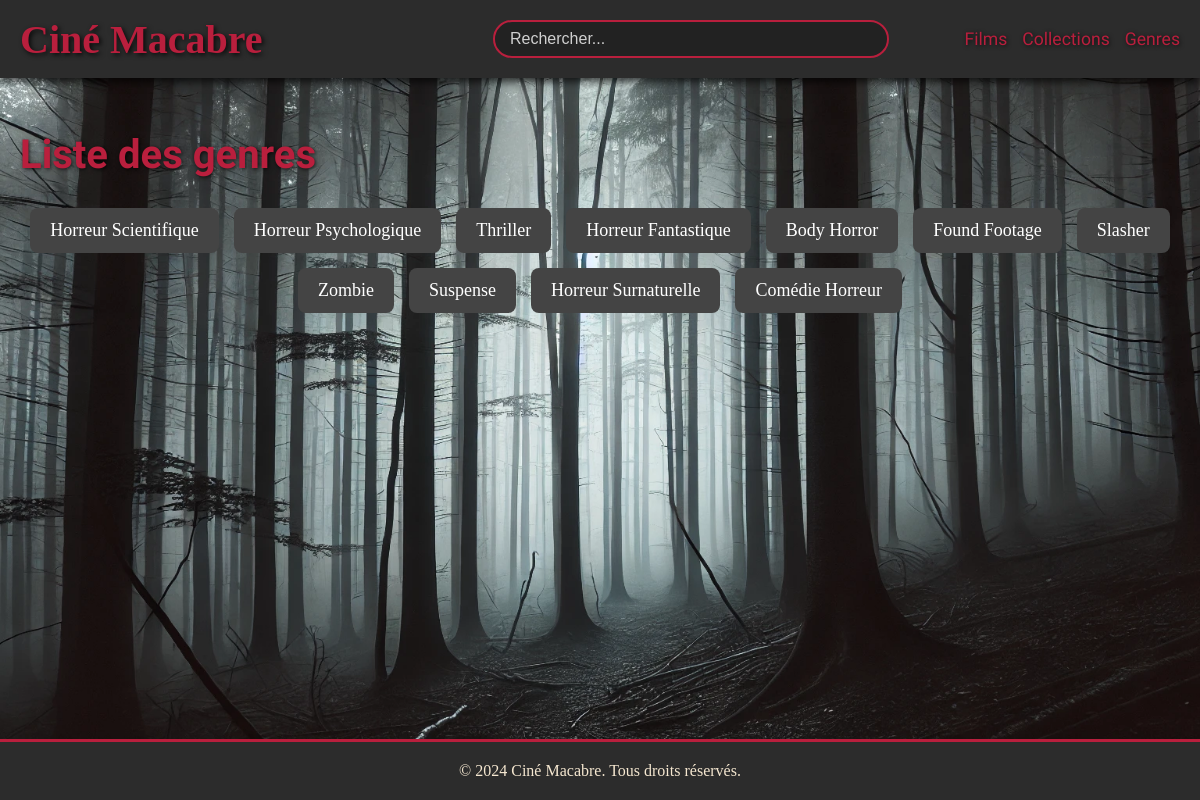
/genres.php, run on an earlier commit of the app's database.
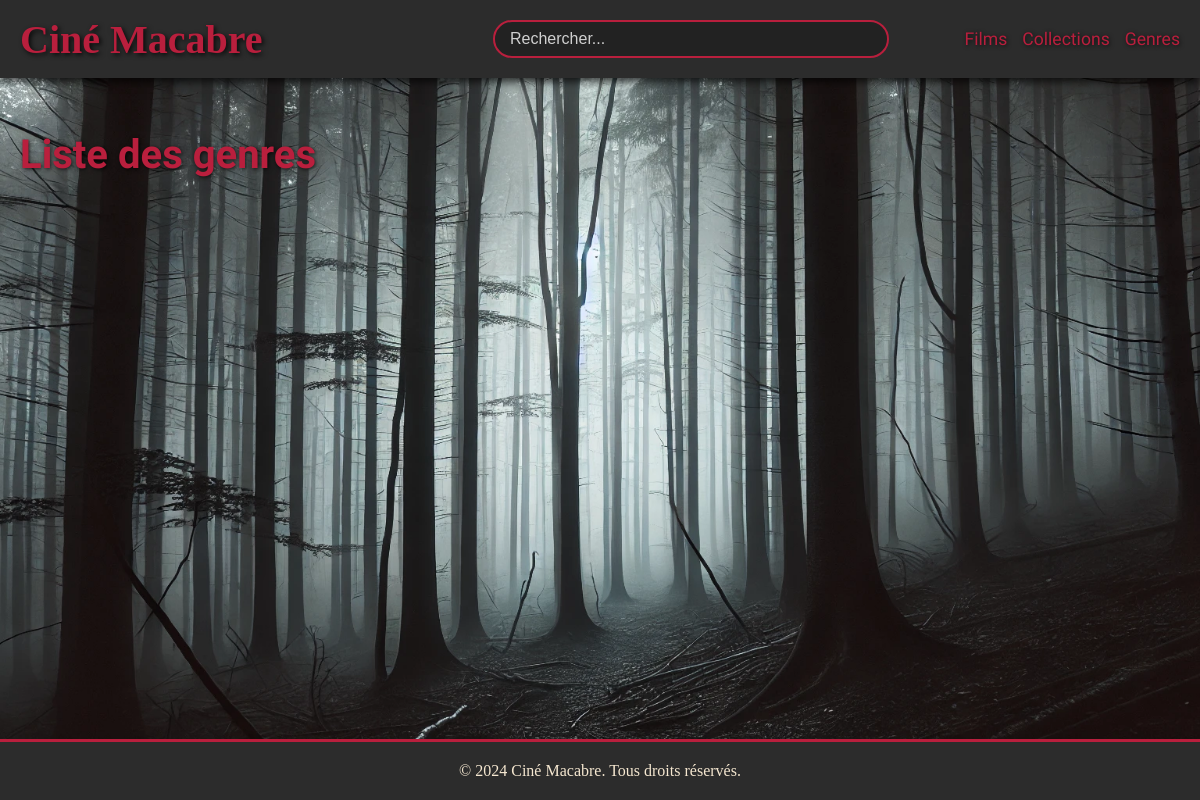
And on a later commit of the database.
### tables this page shows
CREATE TABLE IF NOT EXISTS `genres` (
  `id_genre` int NOT NULL AUTO_INCREMENT,
  `nom` varchar(191) DEFAULT NULL,
  PRIMARY KEY (`id_genre`),
  UNIQUE KEY `nom` (`nom`)
);

### data/requetes.php (called while the page is built, shortened)
<?php
include 'connBD.php';
function getGenres() {
    global $pdo;
    $query = 'SELECT id_genre, nom FROM genres';
    $stmt = $pdo->prepare($query);
    $stmt->execute();
    return $stmt->fetchAll(PDO::FETCH_ASSOC);
}

### genres.php (the view, shortened to what this page needs)
<?php
include 'common.php';
include 'data/requetes.php';
$genres = getGenres();
afficherHeader('Genres');
echo '<main><div class="container"><h2>Liste des genres</h2><div class="genres-list">';
foreach ($genres as $genre) {
    echo '<a href="filmsGenre.php?genre=' . $genre['id_genre'] . '" class="genre-button">' . htmlspecialchars($genre['nom']) . '</a>';
}
echo '</div></div></main>';
afficherFooter();
?>

### common.php
<?php
function afficherHeader($pageTitle = 'Ciné Macabre') {
    echo '
    <!DOCTYPE html>
<html lang="fr">
<head>
    <meta charset="UTF-8">
    <meta name="viewport" content="width=device-width, initial-scale=1.0">
    <title>' . htmlspecialchars($pageTitle) . '</title>
    <link rel="icon" href="https://static.thenounproject.com/png/79658-200.png">
    <link rel="stylesheet" href="style.css">
    <link href="https://fonts.googleapis.com/css2?family=Creepster&display=swap" rel="stylesheet">
    <link rel="stylesheet" href="https://cdnjs.cloudflare.com/ajax/libs/font-awesome/6.0.0-beta3/css/all.min.css">
</head>
<body>
    <header>
        <div class="container">
            <div class="header-left">
                <h1><a href="index.php" class="logo-link">Ciné Macabre</a></h1>
            </div>
             <div class="search-container">
            <form action="search.php" method="GET">
                <input type="text" name="query" placeholder="Rechercher..." class="search-bar" id="search-bar" value="' . (isset($_GET['query']) ? htmlspecialchars($_GET['query']) : '') . '">
                <button type="submit" style="display:none;">Rechercher</button>
            </form>
        </div>
            <nav>
                <ul>
                    <li><a href="films.php">Films</a></li>
                    <li><a href="collections.php">Collections</a></li>
                    <li><a href="genres.php">Genres</a></li>
                </ul>
            </nav>
        </div>
    </header>';
}
function afficherFooter() {
    echo '
    <footer>
        <p>&copy; 2024 Ciné Macabre. Tous droits réservés.</p>
    </footer>';
}
?>

### style.css (style rules this page uses)
body { background-image: url("images/background.webp"); background-attachment: fixed; background-size: cover; background-position: center center; font-family: "Georgia", serif; background-color: #1b1b1b; color: #d0d0d0; margin: 0; padding: 0; display: flex; flex-direction: column; min-height: 100vh; }
main { flex-grow: 1; }
footer { background: #2c2c2c; color: #f5e7d0; text-align: center; padding: 20px; font-size: 1em; border-top: 3px solid #b91f3d; position: relative; }
.container { max-width: 1200px; margin: 0 auto; padding: 20px; }
header { background: #2c2c2c; color: #b91f3d; padding: 5px 0; box-shadow: 0px 4px 8px rgba(0, 0, 0, 0.7); }
header .container { display: flex; justify-content: space-between; align-items: center; max-width: 1200px; margin: 0 auto; padding: 0 20px; }
header h1 { margin: 0; font-size: 2.5em; }
.logo-link { color: #b91f3d; text-decoration: none; text-shadow: 2px 2px 5px rgba(0, 0, 0, 0.8); }
nav ul { display: flex; list-style: none; gap: 15px; padding: 0; margin: 0; }
nav ul li a { color: #b91f3d; text-decoration: none; font-size: 1.1em; font-family: 'Creepster', cursive; text-shadow: 1px 1px 4px rgba(0, 0, 0, 0.7); }
.search-container { margin: 15px auto; text-align: center; }
.search-bar { padding: 8px 15px; font-size: 1em; border-radius: 20px; border: 2px solid #b91f3d; background-color: #222222; color: #d0d0d0; transition: border-color 0.3s ease-in-out; width:150%; }
.search-bar::placeholder { color: #d0d0d0; }
footer { background: #2c2c2c; color: #f5e7d0; text-align: center; padding: 20px; font-size: 1em; border-top: 3px solid #b91f3d; }
footer p { margin: 0; }
h2 { font-family: 'Creepster', cursive; font-size: 2.5em; color: #b91f3d; margin-bottom: 30px; text-shadow: 1px 1px 4px rgba(0, 0, 0, 0.8); }
.genres-list { display: flex; flex-wrap: wrap; justify-content: center; gap: 20px; }
.genres-list { display: flex; flex-wrap: wrap; gap: 15px; justify-content: center; margin-top: 30px; }
.genre-button { background-color: #444; color: #fff; padding: 12px 20px; border-radius: 8px; text-decoration: none; font-size: 18px; transition: background-color 0.3s ease, transform 0.2s; }

What changed in the data, as far as the page shows it:
removed genres: nom "Horreur Scientifique"
removed genres: nom "Horreur Psychologique"
removed genres: nom "Thriller"
removed genres: nom "Horreur Fantastique"
removed genres: nom "Body Horror"
removed genres: nom "Found Footage"
removed genres: nom "Slasher"
removed genres: nom "Zombie"
removed genres: nom "Suspense"
removed genres: nom "Horreur Surnaturelle"
removed genres: nom "Comédie Horreur"
